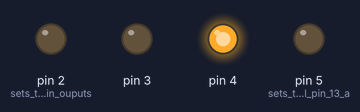
The sketch below on a simulated Arduino Uno, built with avr-gcc and run on an emulated ATmega328P. Shown: output pins drawn as LEDs (lit = HIGH). Random numbers use the default seed unless the sketch sets one.

Above: at 0.6 s.
At 2.1 s:
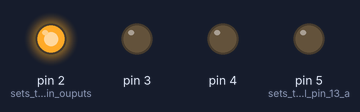
At 5.0 s:
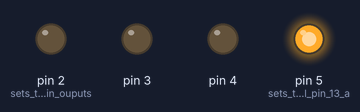
At 8.31 s:
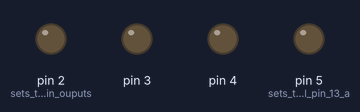
At 12.8 s:
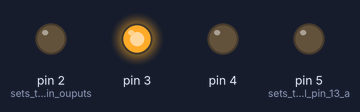
Timing chart, 0 to 14.7 s (numbered marks = the images above):
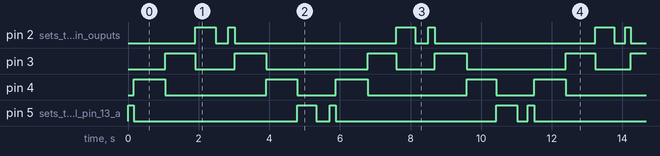

Measured:
- by itself, pin 2 (sets_the_pin_ouputs), pin 4, pin 5 (sets_the_digital_pin_13_a): moves between LOW and HIGH, repeating every 11.3 s
- by itself, pin 3: repeats every 5.7 s: LOW 1.1 s, HIGH 0.90 s, LOW 2.9 s, HIGH 0.81 s
- by itself, everything shown: repeats every 11.3 s, in 20 steps

The sketch:

sketch_proof-of-concept.ino
```cpp
void setup() {
  pinMode(5, OUTPUT);  // sets the digital pin 13 as output
  pinMode(4, OUTPUT);
  pinMode(3, OUTPUT);
  pinMode(2, OUTPUT); // sets the pin ouputs
}

void loop() {
  digitalWrite(5, HIGH); // A on
  delay(random(150, 200));            //
  digitalWrite(5, LOW);  // A off
  digitalWrite(4, HIGH); // B on
  delay(random(900, 300));            //
  digitalWrite(4, LOW);  // B off
  digitalWrite(3, HIGH); // C on
  delay(random(800, 900));            //
  digitalWrite(3, LOW);  // C off
  digitalWrite(2, HIGH); // D on
  delay(random(500, 600));            //
  digitalWrite(2, LOW);  // D off
  delay(random(300, 400));            //

  digitalWrite(2, HIGH); // A on
  delay(random(150, 200));            //
  digitalWrite(2, LOW);  // A off
  digitalWrite(3, HIGH); // B on
  delay(random(900, 300));            //
  digitalWrite(3, LOW);  // B off
  digitalWrite(4, HIGH); // C on
  delay(random(800, 900));            //
  digitalWrite(4, LOW);  // C off
  digitalWrite(5, HIGH); // D on
  delay(random(500, 600));            //
  digitalWrite(5, LOW);  // D off
  delay(random(300, 400));            //
}
```
